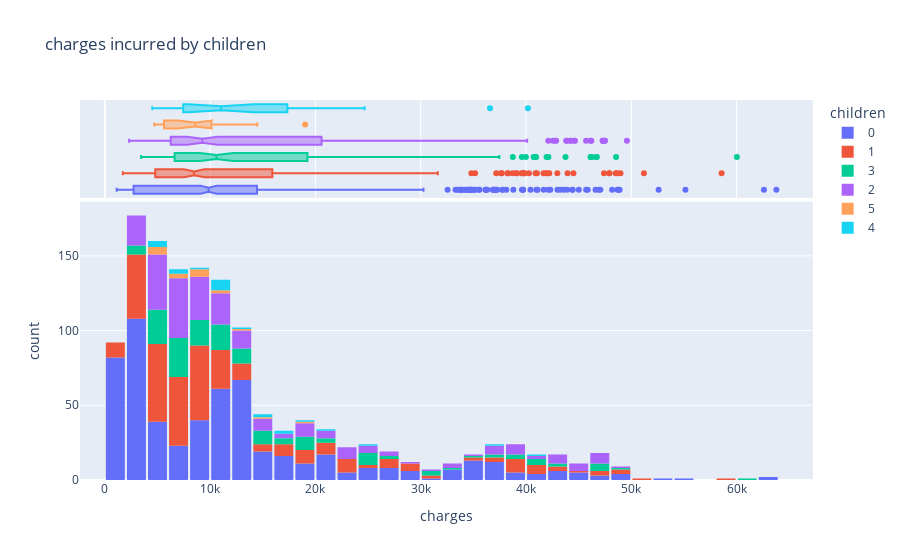

The code cell stored with this chart in its notebook:
### Code cell
all_dis = px.histogram(df, 
    x = 'charges',
    marginal ="box",
    color = 'children',
    title = 'charges incurred by children')
all_dis.update_layout(bargap=0.1)
all_dis.show()

### Figure 1 — Plotly figure (JSON) as saved in the notebook; plotly's stock layout.template omitted (floating-point values rounded to 4 significant figures; data arrays with more than 128 entries replaced by an {"elided": "..."} marker saying what was removed)
{"data": [{"alignmentgroup": "True", "bingroup": "x", "hovertemplate": "children=0<br>charges=%{x}<br>count=%{y}<extra></extra>", "legendgroup": "0", "marker": {"color": "#636efa", "pattern": {"shape": ""}}, "name": "0", "offsetgroup": "0", "orientation": "v", "showlegend": true, "type": "histogram", "x": {"elided": "574 float values"}, "xaxis": "x", "yaxis": "y"}, {"alignmentgroup": "True", "hovertemplate": "children=0<br>charges=%{x}<extra></extra>", "legendgroup": "0", "marker": {"color": "#636efa"}, "name": "0", "notched": true, "offsetgroup": "0", "showlegend": false, "type": "box", "x": {"elided": "574 float values"}, "xaxis": "x2", "yaxis": "y2"}, {"alignmentgroup": "True", "bingroup": "x", "hovertemplate": "children=1<br>charges=%{x}<br>count=%{y}<extra></extra>", "legendgroup": "1", "marker": {"color": "#EF553B", "pattern": {"shape": ""}}, "name": "1", "offsetgroup": "1", "orientation": "v", "showlegend": true, "type": "histogram", "x": {"elided": "324 float values"}, "xaxis": "x", "yaxis": "y"}, {"alignmentgroup": "True", "hovertemplate": "children=1<br>charges=%{x}<extra></extra>", "legendgroup": "1", "marker": {"color": "#EF553B"}, "name": "1", "notched": true, "offsetgroup": "1", "showlegend": false, "type": "box", "x": {"elided": "324 float values"}, "xaxis": "x2", "yaxis": "y2"}, {"alignmentgroup": "True", "bingroup": "x", "hovertemplate": "children=3<br>charges=%{x}<br>count=%{y}<extra></extra>", "legendgroup": "3", "marker": {"color": "#00cc96", "pattern": {"shape": ""}}, "name": "3", "offsetgroup": "3", "orientation": "v", "showlegend": true, "type": "histogram", "x": {"elided": "157 float values"}, "xaxis": "x", "yaxis": "y"}, {"alignmentgroup": "True", "hovertemplate": "children=3<br>charges=%{x}<extra></extra>", "legendgroup": "3", "marker": {"color": "#00cc96"}, "name": "3", "notched": true, "offsetgroup": "3", "showlegend": false, "type": "box", "x": {"elided": "157 float values"}, "xaxis": "x2", "yaxis": "y2"}, {"alignmentgroup": "True", "bingroup": "x", "hovertemplate": "children=2<br>charges=%{x}<br>count=%{y}<extra></extra>", "legendgroup": "2", "marker": {"color": "#ab63fa", "pattern": {"shape": ""}}, "name": "2", "offsetgroup": "2", "orientation": "v", "showlegend": true, "type": "histogram", "x": {"elided": "240 float values"}, "xaxis": "x", "yaxis": "y"}, {"alignmentgroup": "True", "hovertemplate": "children=2<br>charges=%{x}<extra></extra>", "legendgroup": "2", "marker": {"color": "#ab63fa"}, "name": "2", "notched": true, "offsetgroup": "2", "showlegend": false, "type": "box", "x": {"elided": "240 float values"}, "xaxis": "x2", "yaxis": "y2"}, {"alignmentgroup": "True", "bingroup": "x", "hovertemplate": "children=5<br>charges=%{x}<br>count=%{y}<extra></extra>", "legendgroup": "5", "marker": {"color": "#FFA15A", "pattern": {"shape": ""}}, "name": "5", "offsetgroup": "5", "orientation": "v", "showlegend": true, "type": "histogram", "x": [4688.0, 6799.0, 4831.0, 5080.0, 9789.0, 12590.0, 11550.0, 6666.0, 6654.0, 10100.0, 8966.0, 8597.0, 4915.0, 19020.0, 9222.0, 8582.0, 5615.0, 14480.0], "xaxis": "x", "yaxis": "y"}, {"alignmentgroup": "True", "hovertemplate": "children=5<br>charges=%{x}<extra></extra>", "legendgroup": "5", "marker": {"color": "#FFA15A"}, "name": "5", "notched": true, "offsetgroup": "5", "showlegend": false, "type": "box", "x": [4688.0, 6799.0, 4831.0, 5080.0, 9789.0, 12590.0, 11550.0, 6666.0, 6654.0, 10100.0, 8966.0, 8597.0, 4915.0, 19020.0, 9222.0, 8582.0, 5615.0, 14480.0], "xaxis": "x2", "yaxis": "y2"}, {"alignmentgroup": "True", "bingroup": "x", "hovertemplate": "children=4<br>charges=%{x}<br>count=%{y}<extra></extra>", "legendgroup": "4", "marker": {"color": "#19d3f3", "pattern": {"shape": ""}}, "name": "4", "offsetgroup": "4", "orientation": "v", "showlegend": true, "type": "histogram", "x": [4505.0, 11030.0, 10410.0, 8163.0, 11520.0, 24670.0, 10980.0, 10740.0, 7512.0, 17940.0, 40180.0, 12950.0, 14390.0, 17130.0, 4878.0, 7244.0, 36580.0, 5709.0, 11300.0, 4561.0, 11020.0, 6059.0, 15830.0, 21470.0, 19500.0], "xaxis": "x", "yaxis": "y"}, {"alignmentgroup": "True", "hovertemplate": "children=4<br>charges=%{x}<extra></extra>", "legendgroup": "4", "marker": {"color": "#19d3f3"}, "name": "4", "notched": true, "offsetgroup": "4", "showlegend": false, "type": "box", "x": [4505.0, 11030.0, 10410.0, 8163.0, 11520.0, 24670.0, 10980.0, 10740.0, 7512.0, 17940.0, 40180.0, 12950.0, 14390.0, 17130.0, 4878.0, 7244.0, 36580.0, 5709.0, 11300.0, 4561.0, 11020.0, 6059.0, 15830.0, 21470.0, 19500.0], "xaxis": "x2", "yaxis": "y2"}], "layout": {"bargap": 0.1, "barmode": "relative", "legend": {"title": {"text": "children"}, "tracegroupgap": 0}, "title": {"text": "charges incurred by children"}, "xaxis": {"anchor": "y", "domain": [0, 1], "title": {"text": "charges"}}, "xaxis2": {"anchor": "y2", "domain": [0, 1], "matches": "x", "showgrid": true, "showticklabels": false}, "yaxis": {"anchor": "x", "domain": [0, 0.7326], "title": {"text": "count"}}, "yaxis2": {"anchor": "x2", "domain": [0.7426, 1], "matches": "y2", "showgrid": false, "showline": false, "showticklabels": false, "ticks": ""}}}
